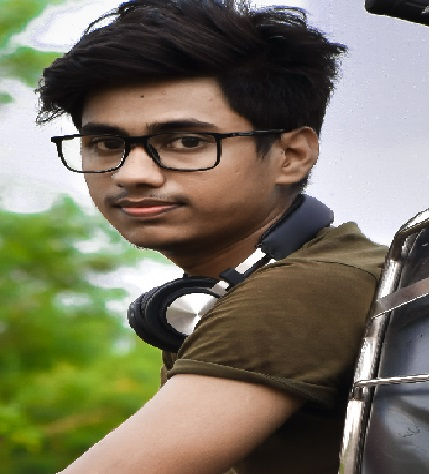
#> input picture ML via Python - By Shukla Sir NIELIT/Projects/image-classification/images/6.jpg, 432 x 474 px, found by its file name
$ jupyter execute --allow-errors Day_16.ipynb
#> lines starting #> are read from the running program, lines starting #| are printed output that depends on the picture
[cell 1]
import pandas as pd
#> (the rest of this cell did not finish here and is left out)

[cell 2]
from skimage.io import imshow
import matplotlib.pyplot as plt
#> (the rest of this cell did not finish here and is left out)

#> (a cell that did not finish here is left out)

[cell 4]
#Reading an Image file in Python
from skimage.io import imshow,imread
df=imread("D:\\BBAU1\\Image Classification\\6.jpg")
#> df is the input picture: shape (474, 432, 3); mean R, G, B 120.8, 116.5, 97
df.shape
#> Out = (474, 432, 3)

[cell 5]
#4032 is number of pixels (length)
#width: 2268 pixels
# 3 is color value(RGB)

#> (a cell that did not finish here is left out)

#> (a cell that did not finish here is left out)

[cell 8]
imshow(df)

[cell 9]
df=imread("D:\\BBAU1\\Image Classification\\6.jpg",as_gray=True)
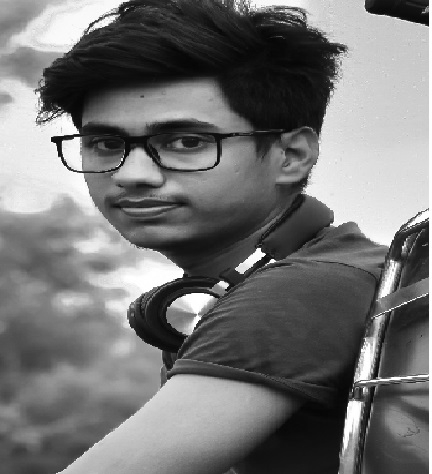
#> df: shape (474, 432) float64; min 0.016, max 1, mean 0.455
df.shape
#> Out = (474, 432)


$ run again, with ML via Python - By Shukla Sir NIELIT/Projects/image-classification/images/10.jpg copied over ML via Python - By Shukla Sir NIELIT/Projects/image-classification/images/6.jpg
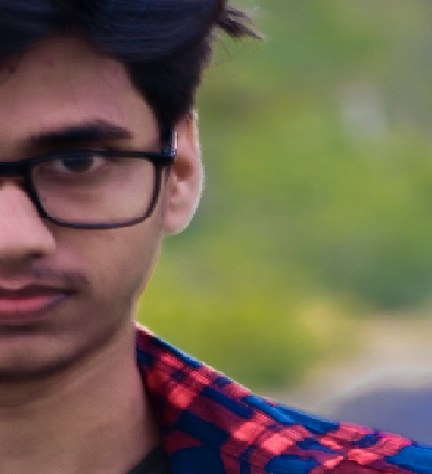
#> input picture ML via Python - By Shukla Sir NIELIT/Projects/image-classification/images/10.jpg, 432 x 474 px, found by its file name
#> df is the input picture: shape (474, 432, 3); mean R, G, B 113.3, 101.4, 81.3
#> `df=imread("D:\\BBAU1\\Image Classification\\6.jpg",as_gray=True)`:
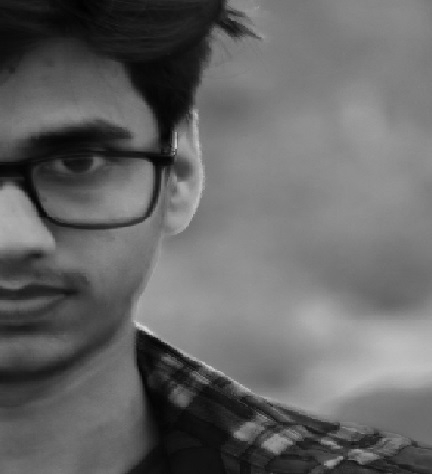
#> df: shape (474, 432) float64; min 0.00226, max 0.859, mean 0.402

$ run again, with ML via Python - By Shukla Sir NIELIT/Projects/image-classification/images/11.JPG copied over ML via Python - By Shukla Sir NIELIT/Projects/image-classification/images/6.jpg
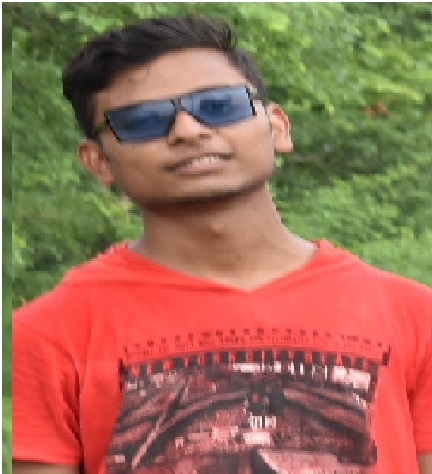
#> input picture ML via Python - By Shukla Sir NIELIT/Projects/image-classification/images/11.JPG, 432 x 474 px, found by its file name
#> df is the input picture: shape (474, 432, 3); mean R, G, B 156.4, 108.9, 85.3
#> `df=imread("D:\\BBAU1\\Image Classification\\6.jpg",as_gray=True)`:
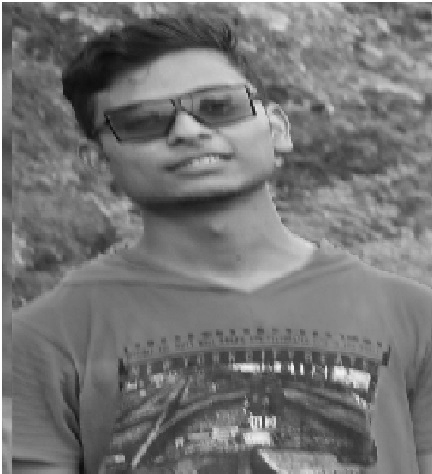
#> df: shape (474, 432) float64; min 0.0412, max 1, mean 0.46
